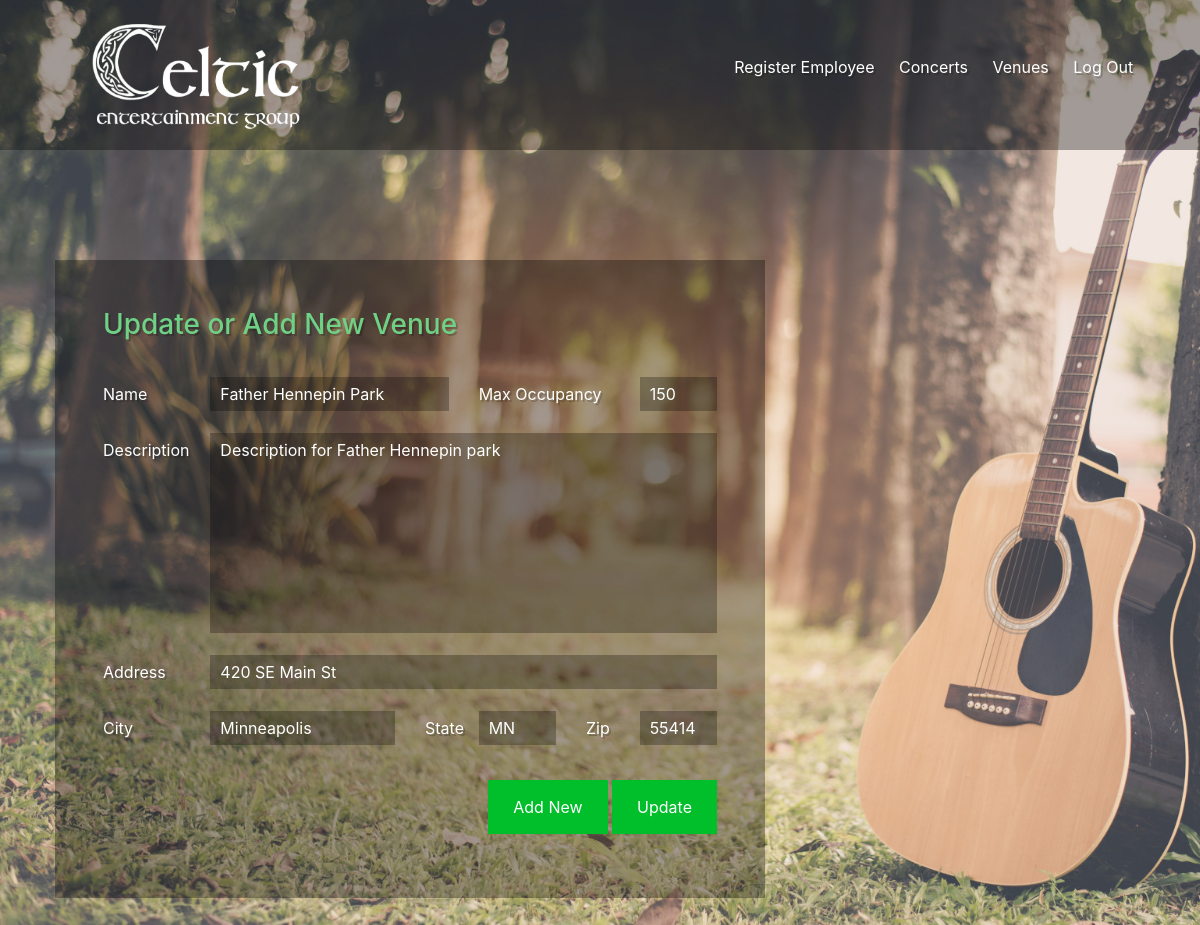
Page /add-venue.php?edit=3 (signed in) on the committed database.
### tables this page shows
CREATE TABLE `Venue` (
  `VenueID` int(11) NOT NULL,
  `Venue_name` varchar(25) NOT NULL,
  `Address` varchar(50) NOT NULL,
  `City` varchar(25) NOT NULL,
  `State` varchar(5) NOT NULL,
  `Zip` int(11) NOT NULL,
  `Description` varchar(150) NOT NULL,
  `Max_attendees` int(11) NOT NULL
);

### add-venue.php (the view, shortened to what this page needs)
<html>
  <head>
    <link rel="stylesheet" href="css/bootstrap.min.css">
    <link rel="stylesheet" href="css/style.css">
  </head>
  <body>
    <?php include 'header.inc.php'; ?>
    <?php if ($isAdmin) {
      require_once('config.php');
      $vname = $voccupancy = $vdescription = $vaddress = $vcity = $vstate = $vzip = "";
      $editMode = false;
      if (isset($_GET['edit'])) {
        $editMode = true;
        $venueEditId = $_GET['edit'];
        $query = "SELECT Venue_name, Address, City, State, Zip, Description, Max_attendees FROM Venue WHERE VenueID = ?";
        if ($stmt = mysqli_prepare($link, $query)) {
          mysqli_stmt_bind_param($stmt, "i", $venueEditId);
          if (mysqli_stmt_execute($stmt)) {
            if ($result = mysqli_stmt_get_result($stmt)) {
              $row = mysqli_fetch_array($result);
              $vname = $row['Venue_name'];
              $vaddress = $row['Address'];
              $vcity = $row['City'];
              $vstate = $row['State'];
              $vzip = $row['Zip'];
              $vdescription = $row['Description'];
              $voccupancy = $row['Max_attendees'];
            }
          }
        }
      }
    ?>
    <main>
      <div class="container">
        <div class="row">
          <div class="col-md-8">
            <div class="tile overlay p-5">
              <form action="<?php echo htmlspecialchars($_SERVER["PHP_SELF"]); ?>" method="post">
                <div class="row">
                  <div class="col-md-12 mb-3">
                    <h3 class="light-green">
                      <?php if ($editMode) { ?>
                        Update or Add New Venue
                      <?php } else { ?>
                        Add Venue
                      <?php } ?>
                    </h3>
                  </div>
                  <div class="col-md-2 mt-2">
                    <label for="vname">Name</label>
                  </div>
                  <div class="col-md-5 mt-2">
                    <input type="text" name="vname" id="vname" value="<?php echo $vname ?>" />
                  </div>
                  <div class="col-md-3 mt-2">
                    <label for="voccupancy">Max Occupancy</label>
                  </div>
                  <div class="col-md-2 mt-2">
                    <input type="text" name="voccupancy" id="voccupancy" value="<?php echo $voccupancy ?>" />
                  </div>
                  <div class="col-md-2 mt-2">
                    <label for="vdescription">Description</label>
                  </div>
                  <div class="col-md-10 mt-2">
                    <textarea name="vdescription"><?php echo $vdescription; ?></textarea>
                  </div>
                  <div class="col-md-2 mt-2">
                    <label for="vaddress">Address</label>
                  </div>
                  <div class="col-md-10 mt-2">
                    <input type="text" name="vaddress" id="vaddress" value="<?php echo $vaddress ?>" />
                  </div>
                  <div class="col-md-2 mt-2">
                    <label for="vcity">City</label>
                  </div>
                  <div class="col-md-4 mt-2">
                    <input type="text" name="vcity" id="vcity" value="<?php echo $vcity ?>" />
                  </div>
                  <div class="col-md-1 mt-2">
                    <label for="vstate">State</label>
                  </div>
                  <div class="col-md-2 mt-2">
                    <input type="text" name="vstate" id="vstate" value="<?php echo $vstate ?>" />
                  </div>
                  <div class="col-md-1 mt-2">
                    <label for="vzip">Zip</label>
                  </div>
                  <div class="col-md-2 mt-2">
                    <input type="text" name="vzip" id="vzip" value="<?php echo $vzip ?>" />
                  </div>
                </div>
                <div class="text-right mt-4">
                  <input type="submit" name="addVenue" value="Add New" />
                  <?php if ($editMode) { ?>
                    <input type="submit" name="updateVenue" value="Update"
                           formaction="add-venue.php?update=<?php echo $venueEditId; ?>" formmethod="post" />
                  <?php } ?>
                </div>
              </form>
            </div>
          </div>
        </div>
      </div>
    </main>
    <?php } ?>
  </body>
</html>

### css/style.css (style rules this page uses)
body { background-image: url("../images/CEG-background.jpg"); background-size: cover; color: #fff; padding-bottom: 50px; text-shadow: 2px 2px #00000033; }
button, input[type="submit"], .button { background-color: #00bf2a; border: none; color: #fff; cursor: pointer; font-size: 16px; outline: none; padding: 15px 25px; text-align: center; text-decoration: none; }
.tile { background-color: #fff; color: #a2a2a2; margin: 10px; padding: 20px 25px; text-shadow: none; }
.tile input[type="text"], .tile input[type="email"], .tile input[type="password"], .tile input[type="date"], .tile input[type="tel"], .tile select, .tile textarea { border: 2px solid #047b1e color: #a2a2a2; outline: none; margin: 3px 0; padding: 5px 10px; width: 100%; }
.tile textarea { min-height: 200px; resize: none; }
.tile label { padding: 5px 0; margin: 3px 0; }
.overlay { background-color: #00000055; color: #fff; text-shadow: 2px 2px #00000033; }
.overlay input[type="text"], .overlay input[type="email"], .overlay input[type="password"], .overlay input[type="date"], .overlay input[type="tel"], .overlay select, .overlay textarea { background-color: #00000045; border: none; color: #fff; }
main { margin-top: 100px; }
.light-green { color: #6fd185; }

### rows in the picture
venue: vname "Father Hennepin Park", voccupancy "150", vdescription "Description for Father Hennepin park", vaddress "420 SE Main St", vcity "Minneapolis", vstate "MN", vzip "55414"
